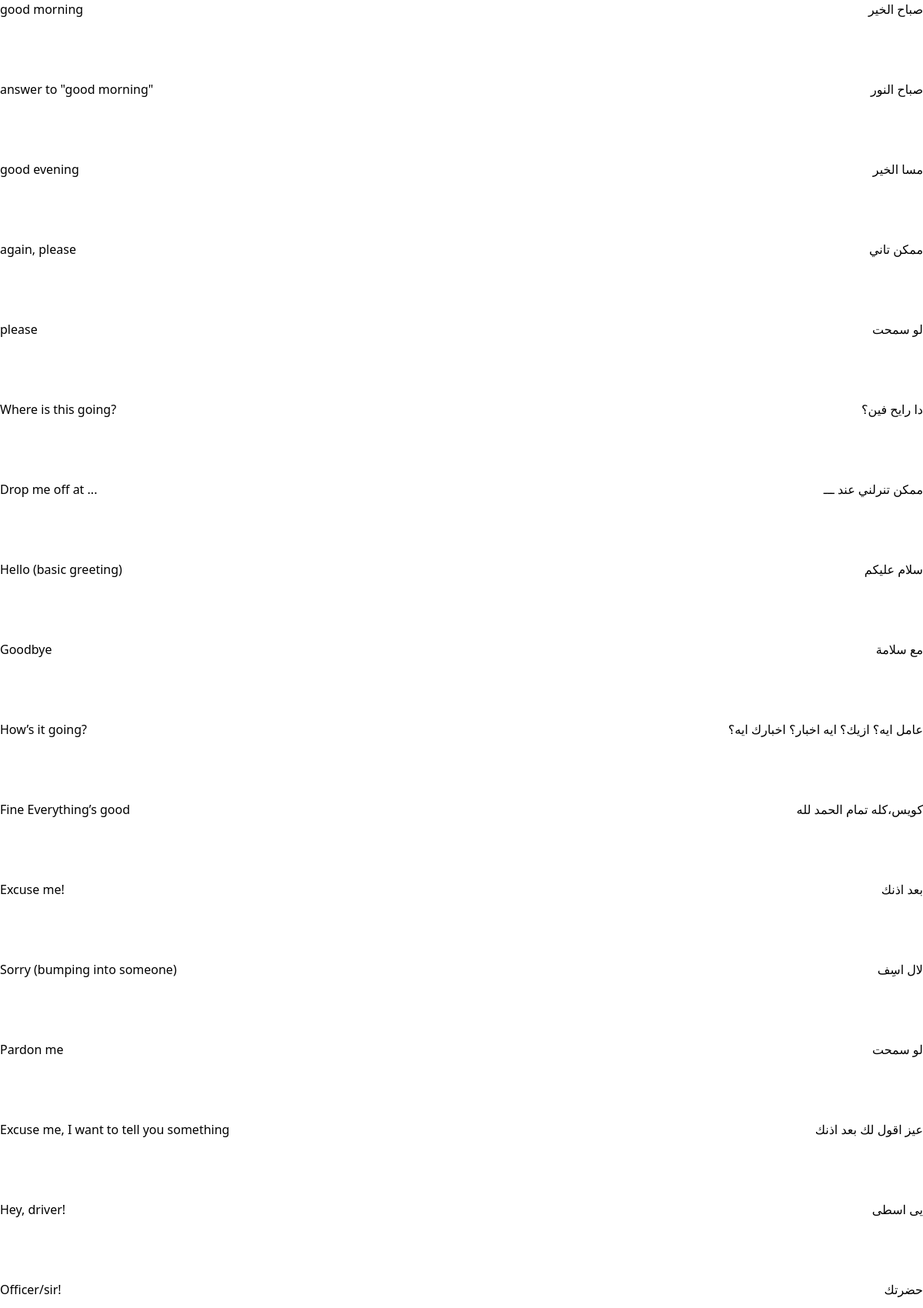
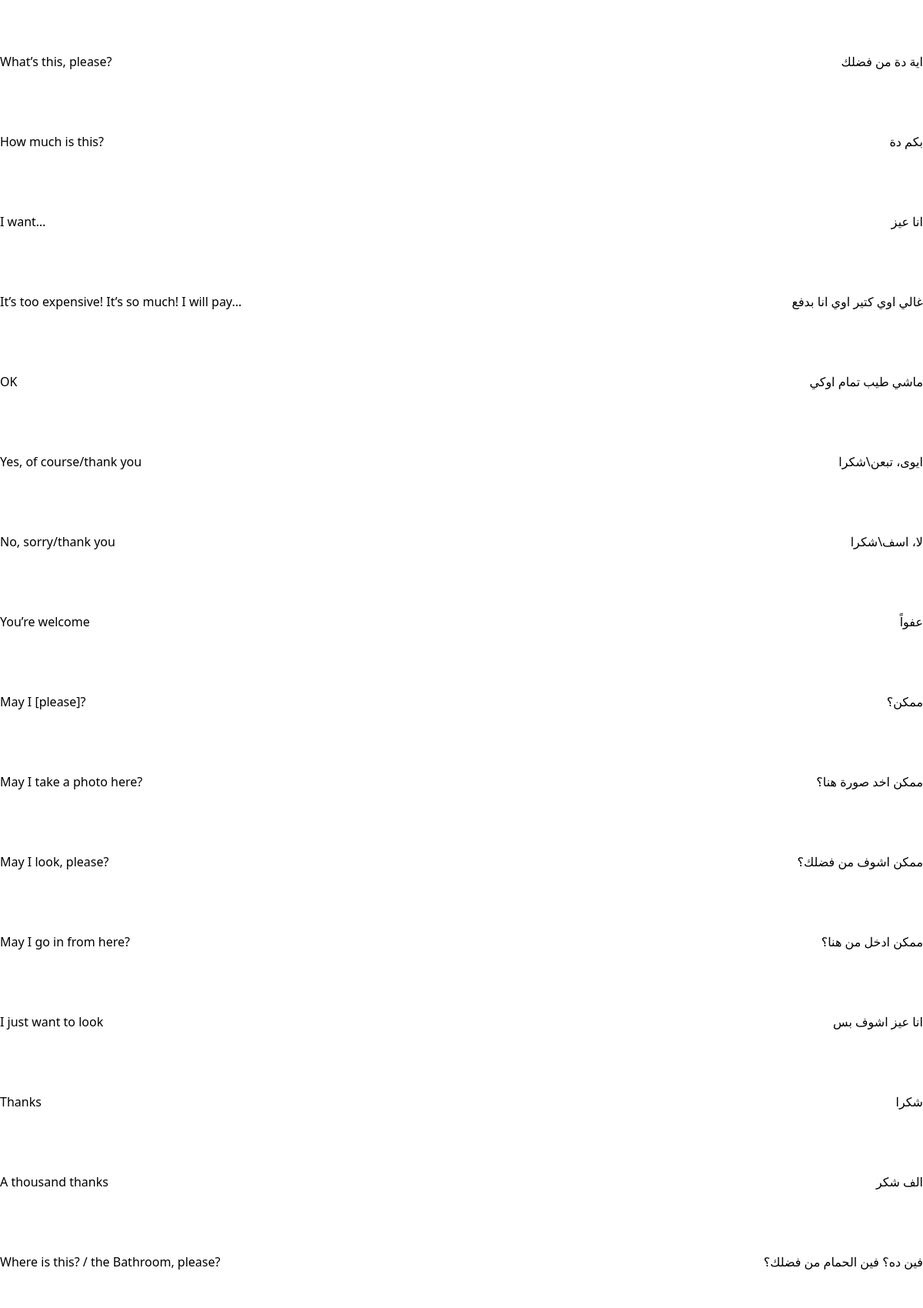
Page /just_sentences (upper part) on the committed database (2 pictures, top to bottom).
### sentenceBank/models.py (models this page shows, shortened)
class MainSentence(models.Model):
    id = models.UUIDField(
         primary_key = True,
         default = uuid.uuid4,
         editable = False)
    topic = models.ForeignKey(Topic, on_delete=models.CASCADE, blank=True, null=True)
    english = models.CharField(max_length=500)
    arabic = models.CharField(max_length=500, blank=True, null=True)
    dialect = models.CharField(max_length=50, choices=DIALECTS, default='MSA')
    transliteration = models.CharField(max_length=500, blank=True, null=True)
    source = models.CharField(max_length=100, blank=True, null=True)

### sentenceBank/views.py (the view)
# urls.py: path("just_sentences", views.just_sentences),
def just_sentences(request):
    return render(request, 'just_sentences.html', {'sentences': MainSentence.objects.all()})

### sentenceBank/templates/just_sentences.html (shortened to what this page needs)
<!DOCTYPE html>
<html lang="en">
<head>
    <script src="https://cdn.tailwindcss.com"></script>
</head>
<body>
    {% for sentence in sentences %}
    <div class="mb-20 flex justify-between">
        <span>
            {{ sentence.english }}
        </span>
        <span>
            {{ sentence.arabic }}
        </span>
    </div>
    {% endfor %}
</body>
</html>

### rows in the picture
MainSentence: english "good morning", arabic "صباح الخير"
MainSentence: english "answer to \"good morning\"", arabic "صباح النور"
MainSentence: english "good evening", arabic "مسا الخير"
MainSentence: english "again, please", arabic "ممكن تاني"
MainSentence: english "please", arabic "لو سمحت"
MainSentence: english "Where is this going?", arabic "دا رايح فين؟"
MainSentence: english "Drop me off at ...", arabic "ممكن تنرلني عند ـــ"
MainSentence: english "Hello (basic greeting)", arabic "سلام عليكم"
MainSentence: english "Goodbye", arabic "مع سلامة"
MainSentence: english "How’s it going?", arabic "عامل ايه؟ ازيك؟ ايه اخبار؟ اخبارك ايه؟"
MainSentence: english "Fine Everything’s good", arabic "كويس،كله تمام الحمد لله"
MainSentence: english "Excuse me!", arabic "بعد اذنك"
MainSentence: english "Sorry (bumping into someone)", arabic "لال اسِف"
MainSentence: english "Pardon me", arabic "لو سمحت"
MainSentence: english "Excuse me, I want to tell you something", arabic "عيز اقول لك بعد اذنك"
MainSentence: english "Hey, driver!", arabic "يى اسطى"
MainSentence: english "Officer/sir!", arabic "حضرتك"
MainSentence: english "What’s this, please?", arabic "اية دة من فضلك"
MainSentence: english "How much is this?", arabic "بكم دة"
MainSentence: english "I want…", arabic "انا عيز"
MainSentence: english "It’s too expensive! It’s so much! I will pay…", arabic "غالي اوي كتير اوي انا بدفع"
MainSentence: english "OK", arabic "ماشي طيب تمام اوكي"
MainSentence: english "Yes, of course/thank you", arabic "ايوى، تبعن\\شكرا"
MainSentence: english "No, sorry/thank you", arabic "لا، اسف\\شكرا"
MainSentence: english "You’re welcome", arabic "عفواً"
MainSentence: english "May I [please]?", arabic "ممكن؟"
MainSentence: english "May I take a photo here?", arabic "ممكن اخد صورة هنا؟"
MainSentence: english "May I look, please?", arabic "ممكن اشوف من فضلك؟"
MainSentence: english "May I go in from here?", arabic "ممكن ادخل من هنا؟"
MainSentence: english "I just want to look", arabic "انا عيز اشوف بس"
MainSentence: english "Thanks", arabic "شكرا"
MainSentence: english "A thousand thanks", arabic "الف شكر"
MainSentence: english "Where is this? / the Bathroom, please?", arabic "فين ده؟ فين الحمام من فضلك؟"
